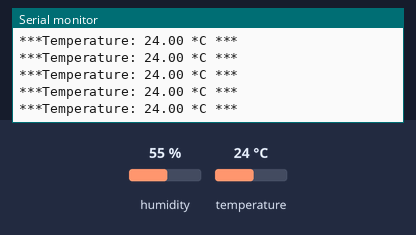
Bench run of a sketch on a simulated ESP8266 (NodeMCU). Parts: the last lines printed to the serial monitor. The inputs (shaded band) are chosen by the test bench; at power-on: temperature 24 °C, humidity 55 %. WiFi joins after 1.5 s; servers stay silent unless stated.

Above: at 2.7 s.
2.8 s: temperature set to 12 °C
At 3.73 s:
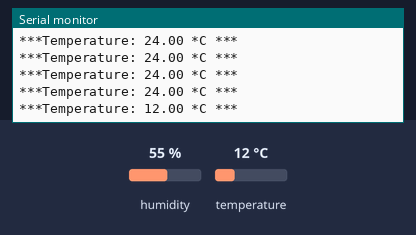
5.5 s: temperature set to 19 °C
At 5.5 s:
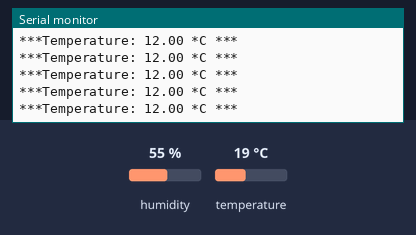
Timing chart, 0 to 8.5 s (numbered marks = the images above; inputs shaded):
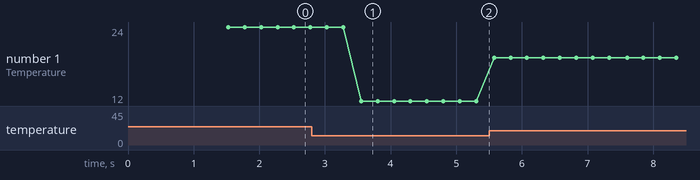

Measured:
- after the input at 2.8 s, the serial monitor: prints a new line after 0.75 s (image 1)
- plotted number 1: 24 → 12 after the input at 2.8 s, 12 → 19 after the input at 5.5 s

The sketch:

ESP_DHT11_Show.ino
```cpp
#include <ESP8266WiFi.h>
#include <ESP8266mDNS.h>
#define DHTTYPE DHT11
#include "DHT.h"
#define DHTPIN D2
DHT dht(DHTPIN, DHTTYPE);

#define ssid "Pitsanu01"
#define password "0930436150"

void setup() {
  dht.begin();
  //check connect wifi
  Serial.begin(115200);
  WiFi.mode(WIFI_STA);
  WiFi.begin(ssid, password);
  while (WiFi.waitForConnectResult() != WL_CONNECTED) {
    Serial.print("Connection Failed! Rebooting");
    Serial.println(".");
    delay(500);
    ESP.restart();
  }
  Serial.println("Ready");
  Serial.print("IP address: ");
  Serial.println(WiFi.localIP());

}

void loop() {
  float h = dht.readHumidity();
  // Read temperature as Celsius (the default)
  float t = dht.readTemperature();
  // Read temperature as Fahrenheit (isFahrenheit = true)
  float f = dht.readTemperature(true);
  Serial.print("***Temperature: ");
  Serial.print(t);
  Serial.println(" *C ***");
  delay(250);

}
```
